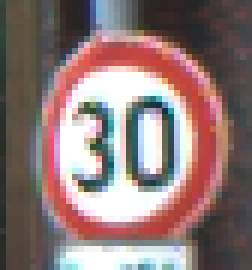
#> input picture sample.png, 42 x 45 px (shown 6 times larger)
$ python -i ImagePreprocessing.py   (imports and definitions only)
#> lines starting #> are read from the running program, lines starting #| are printed output that depends on the picture
import pandas as pd
from PIL import Image, ImageEnhance, ImageFilter
import numpy as np
import matplotlib.pyplot as plt
from matplotlib import image
import random
import cv2

# generate rain
# [29 lines left out: functions generate_random_lines, add_rain, not called in this run]

# generate fog
def gen_patches(imshape, num):
    h, w = np.ceil(np.array(imshape[:2])*0.15).astype(int)
    index = 0
    shapes = []
    while index < num:
        y = np.random.choice(list(range(imshape[0]))) # how many rows of pixels
        x = np.random.choice(list(range(imshape[1]))) # how many columns of pixels
        if x + h < (imshape[1]) and y + w < imshape[0]:
            index += 1
            shape = (y, y + h, x, x + w)
            shapes.append(shape)
    return shapes

# [20 lines left out: functions get_black_pixels, reduce_black_pixels1, not called in this run]

def add_fog(img, patches = 50):
    image = img.copy()
    # step 0: check for black pixel components
    percent = get_black_pixels(image)
    if percent >= 0.25:
        image = reduce_black_pixels1(image)

    # step 1: generate patches
    patches = gen_patches(image.shape, patches)

    # step 2: blur each patches
    for p in patches:
        imagePatch = image[p[0]:p[1],p[2]:p[3]] # create variable name
        imagePatch = cv2.blur(imagePatch, ksize = (3, 3)) # blur image

        # convert patch to PIL
        imagePatchPIL = Image.fromarray(np.uint8(imagePatch)).convert('RGB')

        # increase brightness of the patch
        enhancer = ImageEnhance.Brightness(imagePatchPIL)
        imagePatchPIL = enhancer.enhance(1.08)

        # reduce saturation of the patch
        enhancer = ImageEnhance.Color(imagePatchPIL)
        imagePatchPIL = enhancer.enhance(0.7)

        # convert PIL back to array
        image[p[0]:p[1],p[2]:p[3]] = np.array(imagePatchPIL)

    # step 4: reduce brightness
    imagePIL = Image.fromarray(np.uint8(image)).convert('RGB')
    enhancer = ImageEnhance.Brightness(imagePIL)
    imagePIL = enhancer.enhance(0.5)

    # step 5: reduce saturation
    enhancer = ImageEnhance.Color(imagePIL)
    imagePIL = enhancer.enhance(0.3)

    # step 6: apply median filter
    imagePIL = imagePIL.filter(ImageFilter.MedianFilter(size = 7))

    # step 7: reduce brightness
    imagePIL = Image.fromarray(np.uint8(image)).convert('RGB')

    # step 8: convert PIL back to array
    image = cv2.blur(np.array(imagePIL), ksize = (3, 3))

    return image


# generate extreme darkness
# [16 lines left out: function extreme_dark, not called in this run]

# generate extreme brightness
def get_black_pixels(image):
    imagePIL = Image.fromarray(np.uint8(image)).convert('RGB')
    pixels = imagePIL.getdata()
    nblack = 0
    for pixel in pixels:
        if sum(pixel) == 0:
            nblack += 1
    percent_black = nblack/len(pixels)
    return percent_black

# [34 lines left out: functions reduce_black_pixels2, extreme_bright, not called in this run]

>>> import cv2
>>> picture = cv2.imread('sample.png')
#> picture is the input picture: shape (45, 42, 3); mean B, G, R 119.3, 120.4, 142
>>> result = add_fog(picture)
#> the loop in get_black_pixels, `for pixel in pixels:` made 1890 passes
#> pixel on passes 1 to 3: (61, 69, 55), (65, 82, 82), (61, 78, 91)
#> after the loop in get_black_pixels, `for pixel in pixels:`: nblack = 0
#> after the loop in add_fog, `for p in patches:`:
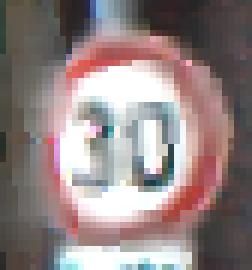
#> image: shape (45, 42, 3) (shown 6 times larger); mean B, G, R 131.2, 131.8, 146.2
#> in add_fog, `imagePIL = enhancer.enhance(0.5)`:
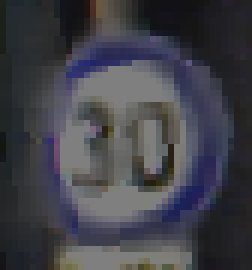
#> imagePIL: PIL image 42x45 RGB (shown 6 times larger); mean R, G, B 65.4, 65.6, 72.8
#> in add_fog, `imagePIL = enhancer.enhance(0.3)`:
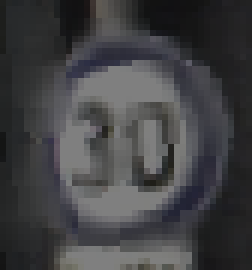
#> imagePIL: PIL image 42x45 RGB (shown 6 times larger); mean R, G, B 65.7, 65.8, 67.9
#> in add_fog, `imagePIL = imagePIL.filter(ImageFilter.MedianFilter(size = 7))`:
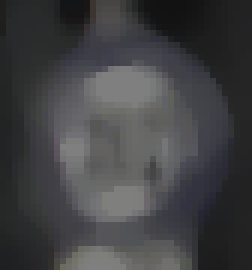
#> imagePIL: PIL image 42x45 RGB (shown 6 times larger); mean R, G, B 65.4, 65.5, 67.7
#> in add_fog, `image = cv2.blur(np.array(imagePIL), ksize = (3, 3))`:
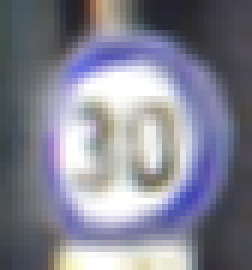
#> image: shape (45, 42, 3) (shown 6 times larger); mean R, G, B 131.4, 131.9, 146.6
